Frame 1 (no input): blank canvas, image omitted
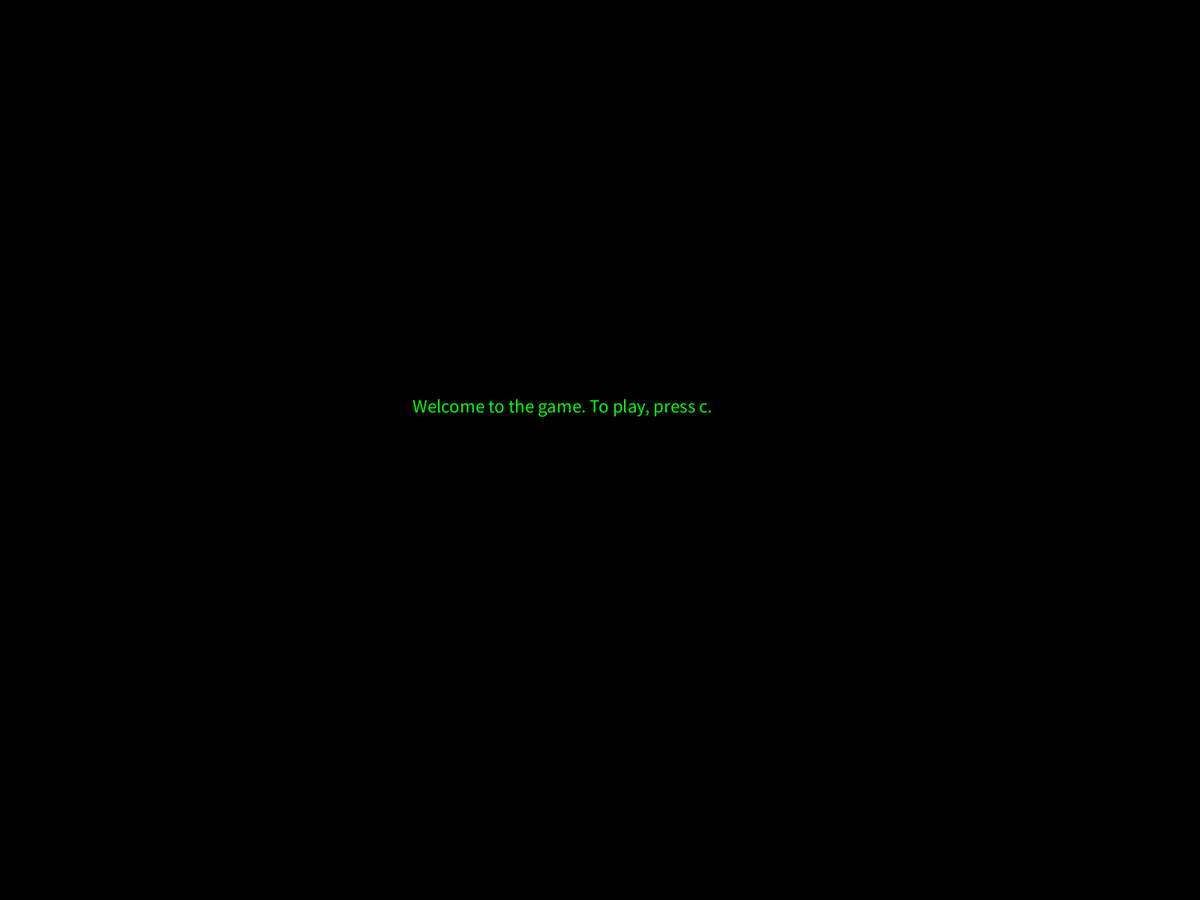
Frame 60 (the mouse pressed at the canvas centre just before this capture)
Frame 120 (the mouse held since frame 60 and released just before this capture): identical to frame 60, image omitted

The Processing sketch that drew this single still picture (run headless with seeded random() and noise(); from frame 60 on, the mouse is pressed at the canvas centre):

// Processing sketch: NewPong
// ── NewPong.pde
float x, y, speedX, speedY, speedX1, speedY1;
float diameter = 10;
float rect_Size = 200;
int rect_x1 = 30;
int counter_1 = 0;
int counter_2 = 0;
int counter_3 = 0;
int counter_4 = 0;
int r = 20;
int x1 = 30;
int y1 = 30;

float a = 30;
float b = 10;
int f, g;
boolean gameCheck = true;
boolean welcome = true;

void setup() {
  fullScreen();
  fill(0, 255, 0);
  new_Game();
}


void new_Game() {
  x = width/2;
  y = height/2;
  counter_3 = 0;
  counter_4 = 0;
  speedX = random(-5, 6);
  speedY = random(-5, 6);
}



void welcome_Screen() {
  background(0);
  text("Welcome to the game. To play, press c.", width/2-250, height/2-50);
  textSize(25);
  if (keyPressed) {
    if (key == 'c') {
      gameCheck = false;
      test();
    }
  }
}


void draw() {
  if (gameCheck == true) {
    welcome_Screen();
  }
  if (gameCheck == false) {
    test();
  }
}

/*  if (counter_1 + counter_2 >= 1){
 x = int(random(width));
 y = int(random(height));
 ellipse(x, y, 30, 30);
 }
 */
//welcome_Screen();

void test() {
  background(0);

  text(counter_1, 100, height-20);
  text("Player 1: ", 10, height - 20);
  textSize(20);
  text("Player 2: ", width-120, height-20);
  text(counter_2, width-30, height-20);
  text("Time: " + (millis()/1000) + "s", width/2-60, 30);
  text("Hits: " + counter_3, 20, 30);
  text("Hits: " + counter_4, width - 80, 30);
  stroke(0, 255, 0);

  strokeWeight(3);

  line(0, 40, width, 40); //Long line under time.
  line(width/2-70, 0, width/2-70, 40 ); //Line in the left of time.
  line(width/2 + 50, 0, width/2 + 50, 40 );//Line in the right of time
  
  line(0, height-50, width, height-50); //Long line appears top of player strings.
  
  line(width/2-170, height-50, width/2-170, height );//Line right Player 1.
  line(width/2+170, height-50, width/2+170, height );//Line left Player 2.
  
  line(width/2-170, height-50, width/2-170, 0 );//Line right Player 1.
  line(width/2+170, height-50, width/2+170, 0 );//Line left Player 2.
  
  ellipse(x, y, diameter, diameter);

  rect(0, a, 10, rect_Size);// Left Hand Side 
  rect(width-10, b, 10, rect_Size); //Right Hand Side


  x += speedX;
  y += speedY;

  if (speedY > 2) {
    speedY = 2;
  }
  if (x <= 10+diameter && y > a && y < 200+a) { //Left hand side rectangle.
    speedX = -speedX;
  }

  if (x >= width-10-diameter && y < 200+b && y+ diameter > b) { // Right hand side rectangle.
    speedX = -speedX;
  }

  if (keyPressed) {
    if (key  == 'w') {
      a = a  - 5;
    } else if (key  == 's') {
      a = a  + 5;
    } else if (keyCode  == UP) {
      b = b  - 5;
    } else if (keyCode  == DOWN) {
      b = b  + 5;
    }
  }
  if (x >= width && true) {
    counter_1 += 1;
    new_Game();
  }
  if (x <= 0 && true) {
    counter_2 += 1;
    new_Game();
  }
  if (y <= 45) {
    speedY = -speedY;
  }
  if (y >= height-60) {
    speedY = -speedY ;
  }
  if (a < 40) { //Limit rect
    a = 40;
  }
  if (b < 40) { //Limit rect
    b = 40;
  }
  if (a+200 > height-50) { //Limit rect
    a = height - 250;
  }
  if (b + 200 > height - 50) { //Limit rect
    b = height - 250;
  }


  /*if (counter_1 + counter_2 >= 2) {
   f = width/2;
   g = height/2;
   ellipse(f, g, diameter, diameter);
   speedX1 = random(-5, 6);
   speedY1 = random(-5, 6);
   while (abs(speedX1) <= 1 && abs(speedY1) <= 1) {
   speedX1 = random(-6, 6);
   speedY1 = random(-6, 6);
   f += speedX1;
   g += speedY1;
   }
   */
  if (x <= 0 || x >= width) {
    new_Game();
  }
  if(x > width/2+170 && x < width/2-170){
    println("this");
  }
}



void keyPressed() {
  if (key == 'r') {
    new_Game();
  }
}
